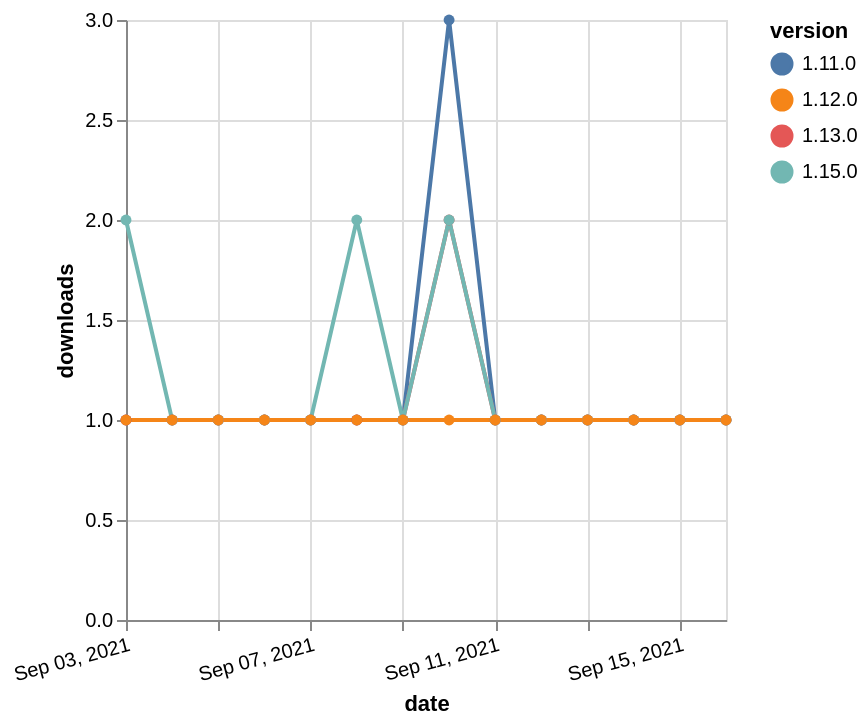

Here is the Vega-Lite specification saved for this chart:
### Vega-Lite specification from a JSON file in a GitHub repository (floating-point values rounded to 4 significant figures)
{"$schema": "https://vega.github.io/schema/vega-lite/v5.json", "description": "A simple bar chart with embedded data.", "data": {"values": [{"date": "2021-09-03", "total": 341, "delta": 1, "version": "1.11.0"}, {"date": "2021-09-04", "total": 342, "delta": 1, "version": "1.11.0"}, {"date": "2021-09-05", "total": 343, "delta": 1, "version": "1.11.0"}, {"date": "2021-09-06", "total": 344, "delta": 1, "version": "1.11.0"}, {"date": "2021-09-07", "total": 345, "delta": 1, "version": "1.11.0"}, {"date": "2021-09-08", "total": 346, "delta": 1, "version": "1.11.0"}, {"date": "2021-09-09", "total": 347, "delta": 1, "version": "1.11.0"}, {"date": "2021-09-10", "total": 350, "delta": 3, "version": "1.11.0"}, {"date": "2021-09-11", "total": 351, "delta": 1, "version": "1.11.0"}, {"date": "2021-09-12", "total": 352, "delta": 1, "version": "1.11.0"}, {"date": "2021-09-13", "total": 353, "delta": 1, "version": "1.11.0"}, {"date": "2021-09-14", "total": 354, "delta": 1, "version": "1.11.0"}, {"date": "2021-09-15", "total": 355, "delta": 1, "version": "1.11.0"}, {"date": "2021-09-16", "total": 356, "delta": 1, "version": "1.11.0"}, {"date": "2021-09-03", "total": 279, "delta": 1, "version": "1.13.0"}, {"date": "2021-09-04", "total": 280, "delta": 1, "version": "1.13.0"}, {"date": "2021-09-05", "total": 281, "delta": 1, "version": "1.13.0"}, {"date": "2021-09-06", "total": 282, "delta": 1, "version": "1.13.0"}, {"date": "2021-09-07", "total": 283, "delta": 1, "version": "1.13.0"}, {"date": "2021-09-08", "total": 284, "delta": 1, "version": "1.13.0"}, {"date": "2021-09-09", "total": 285, "delta": 1, "version": "1.13.0"}, {"date": "2021-09-10", "total": 287, "delta": 2, "version": "1.13.0"}, {"date": "2021-09-11", "total": 288, "delta": 1, "version": "1.13.0"}, {"date": "2021-09-12", "total": 289, "delta": 1, "version": "1.13.0"}, {"date": "2021-09-13", "total": 290, "delta": 1, "version": "1.13.0"}, {"date": "2021-09-14", "total": 291, "delta": 1, "version": "1.13.0"}, {"date": "2021-09-15", "total": 292, "delta": 1, "version": "1.13.0"}, {"date": "2021-09-16", "total": 293, "delta": 1, "version": "1.13.0"}, {"date": "2021-09-03", "total": 116, "delta": 2, "version": "1.15.0"}, {"date": "2021-09-04", "total": 117, "delta": 1, "version": "1.15.0"}, {"date": "2021-09-05", "total": 118, "delta": 1, "version": "1.15.0"}, {"date": "2021-09-06", "total": 119, "delta": 1, "version": "1.15.0"}, {"date": "2021-09-07", "total": 120, "delta": 1, "version": "1.15.0"}, {"date": "2021-09-08", "total": 122, "delta": 2, "version": "1.15.0"}, {"date": "2021-09-09", "total": 123, "delta": 1, "version": "1.15.0"}, {"date": "2021-09-10", "total": 125, "delta": 2, "version": "1.15.0"}, {"date": "2021-09-11", "total": 126, "delta": 1, "version": "1.15.0"}, {"date": "2021-09-12", "total": 127, "delta": 1, "version": "1.15.0"}, {"date": "2021-09-13", "total": 128, "delta": 1, "version": "1.15.0"}, {"date": "2021-09-14", "total": 129, "delta": 1, "version": "1.15.0"}, {"date": "2021-09-15", "total": 130, "delta": 1, "version": "1.15.0"}, {"date": "2021-09-16", "total": 131, "delta": 1, "version": "1.15.0"}, {"date": "2021-09-03", "total": 173, "delta": 1, "version": "1.12.0"}, {"date": "2021-09-04", "total": 174, "delta": 1, "version": "1.12.0"}, {"date": "2021-09-05", "total": 175, "delta": 1, "version": "1.12.0"}, {"date": "2021-09-06", "total": 176, "delta": 1, "version": "1.12.0"}, {"date": "2021-09-07", "total": 177, "delta": 1, "version": "1.12.0"}, {"date": "2021-09-08", "total": 178, "delta": 1, "version": "1.12.0"}, {"date": "2021-09-09", "total": 179, "delta": 1, "version": "1.12.0"}, {"date": "2021-09-10", "total": 180, "delta": 1, "version": "1.12.0"}, {"date": "2021-09-11", "total": 181, "delta": 1, "version": "1.12.0"}, {"date": "2021-09-12", "total": 182, "delta": 1, "version": "1.12.0"}, {"date": "2021-09-13", "total": 183, "delta": 1, "version": "1.12.0"}, {"date": "2021-09-14", "total": 184, "delta": 1, "version": "1.12.0"}, {"date": "2021-09-15", "total": 185, "delta": 1, "version": "1.12.0"}, {"date": "2021-09-16", "total": 186, "delta": 1, "version": "1.12.0"}]}, "width": "container", "mark": {"type": "line", "point": {"filled": true}}, "encoding": {"x": {"field": "date", "type": "temporal", "timeUnit": "yearmonthdate", "title": "date", "axis": {"labelAngle": -15}}, "y": {"field": "delta", "type": "quantitative", "title": "downloads"}, "color": {"field": "version", "type": "nominal"}, "tooltip": {"field": "delta"}}}
